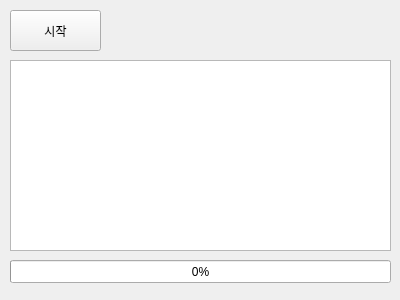
<?xml version="1.0" encoding="UTF-8"?>
<ui version="4.0">
 <class>Form</class>
 <widget class="QWidget" name="Form">
  <property name="geometry">
   <rect>
    <x>0</x>
    <y>0</y>
    <width>400</width>
    <height>300</height>
   </rect>
  </property>
  <property name="maximumSize">
   <size>
    <width>400</width>
    <height>300</height>
   </size>
  </property>
  <property name="windowTitle">
   <string>Form</string>
  </property>
  <widget class="QPushButton" name="btnStart">
   <property name="geometry">
    <rect>
     <x>10</x>
     <y>10</y>
     <width>91</width>
     <height>41</height>
    </rect>
   </property>
   <property name="text">
    <string>시작</string>
   </property>
  </widget>
  <widget class="QTextBrowser" name="txbLog">
   <property name="geometry">
    <rect>
     <x>10</x>
     <y>60</y>
     <width>381</width>
     <height>191</height>
    </rect>
   </property>
  </widget>
  <widget class="QProgressBar" name="pgbTask">
   <property name="geometry">
    <rect>
     <x>10</x>
     <y>260</y>
     <width>381</width>
     <height>23</height>
    </rect>
   </property>
   <property name="value">
    <number>0</number>
   </property>
  </widget>
 </widget>
 <resources/>
 <connections/>
</ui>
